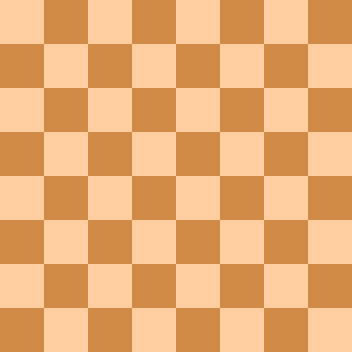
#> input picture DATA/flat_chessboard.png, 352 x 352 px
$ jupyter execute lecture4.ipynb   (shell and % lines are left out)
#> lines starting #> are read from the running program, lines starting #| are printed output that depends on the picture; after the words box and inside, x2 and y2 are one past the last pixel; in counts of white or black regions, pixels touching at a corner belong together
[cell 1]
import cv2
import numpy as np
import matplotlib.pyplot as plt

[cell 2]
flat_chess = cv2.imread(r'../DATA/flat_chessboard.png')
#> flat_chess is the input picture: shape (352, 352, 3); mean B, G, R 114.5, 172.5, 232

[cell 3]
plt.imshow(flat_chess)

[cell 4]
found,corners =cv2.findChessboardCorners(flat_chess,(7,7))
#> found = True; corners = 49 rows, first 8: [43.5, 43.5], [87.5, 43.5], [131.5, 43.5], [175.5, 43.5], [219.5, 43.5], [263.5, 43.5], [307.5, 43.5], [43.5, 87.5]

[cell 5]
found
#> Out = True

[cell 6]
corners
#> Out has the same summary as corners

[cell 7]
cv2.drawChessboardCorners(flat_chess,(7,7),corners,found)
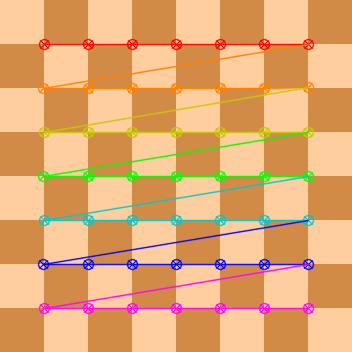
#> flat_chess: shape (352, 352, 3); 11.49% of pixels changed, all inside (x1, y1, x2, y2) = (37, 38, 315, 315)

[cell 8]
plt.imshow(flat_chess)

[cell 9]
dots = cv2.imread(r'../DATA/dot_grid.png')
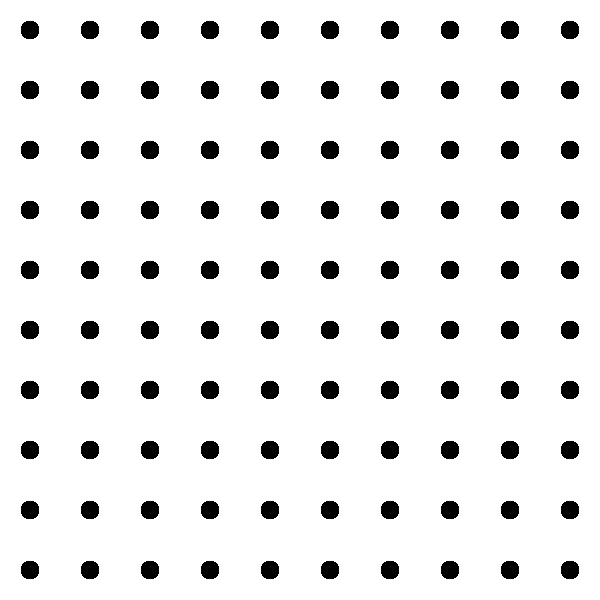
#> input picture DATA/dot_grid.png, 600 x 600 px
#> dots is the input picture: shape (600, 600, 3); 92.3% white; 100 black regions, largest, box (x1, y1, x2, y2) and area: (21, 21, 39, 39) 276, (81, 21, 99, 39) 276, (141, 21, 159, 39) 276

[cell 10]
plt.imshow(dots)

[cell 11]
found,corners = cv2.findCirclesGrid(dots,(10,10),cv2.CALIB_CB_SYMMETRIC_GRID)
#> corners = 100 rows, first 8: [29.5, 29.5], [89.5, 29.5], [149.5, 29.5], [209.5, 29.5], [269.5, 29.5], [329.5, 29.5], [389.5, 29.5], [449.5, 29.5]

[cell 12]
found
#> Out = True

[cell 13]
corners
#> Out has the same summary as corners

[cell 14]
cv2.drawChessboardCorners(dots,(10,10),corners,found)
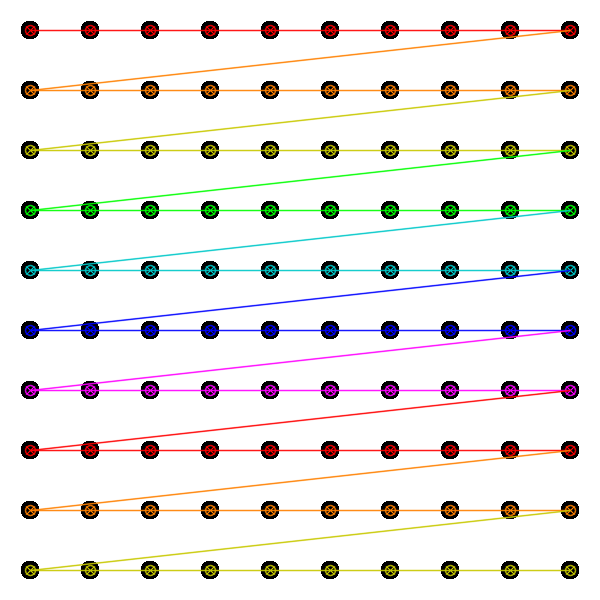
#> dots: shape (600, 600, 3); 10.73% of pixels changed, all inside (x1, y1, x2, y2) = (24, 24, 577, 577)
